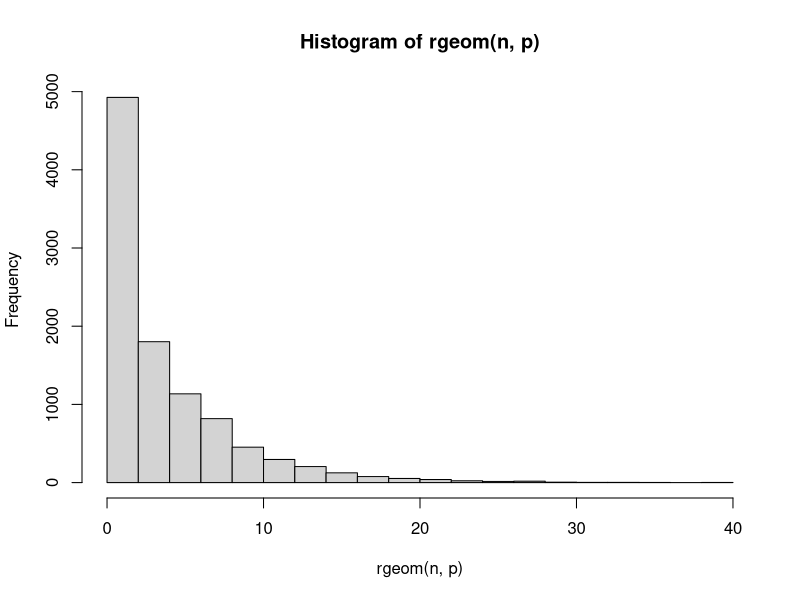
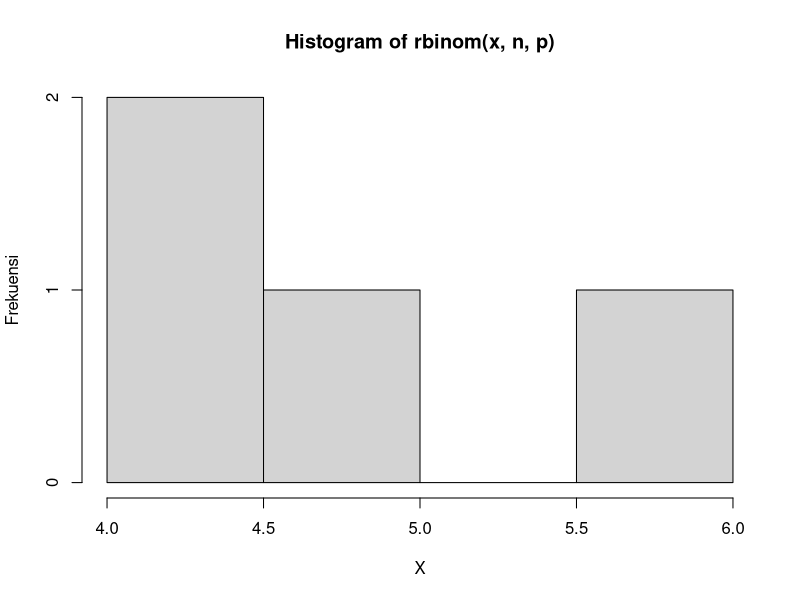
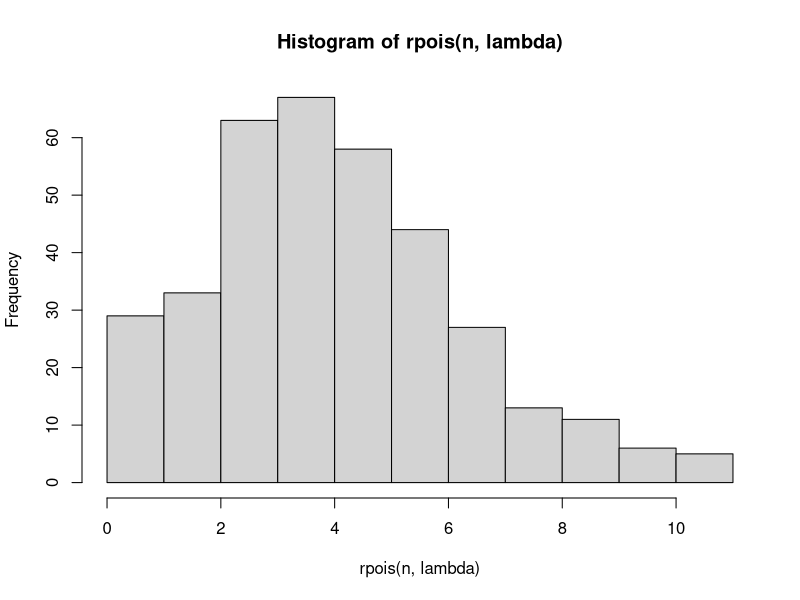
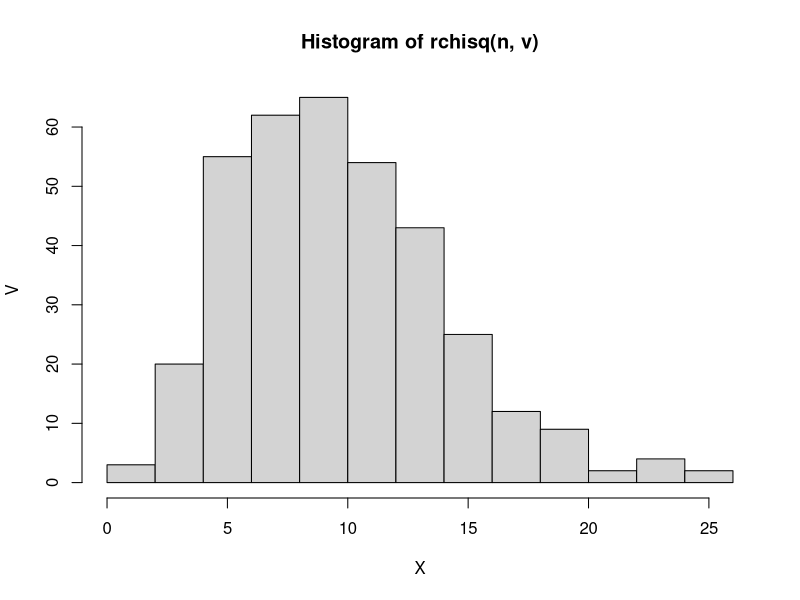
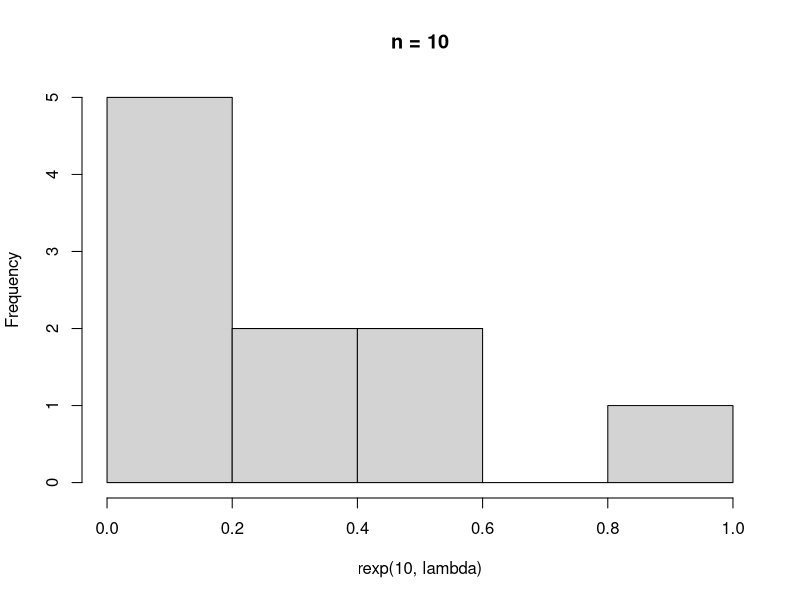
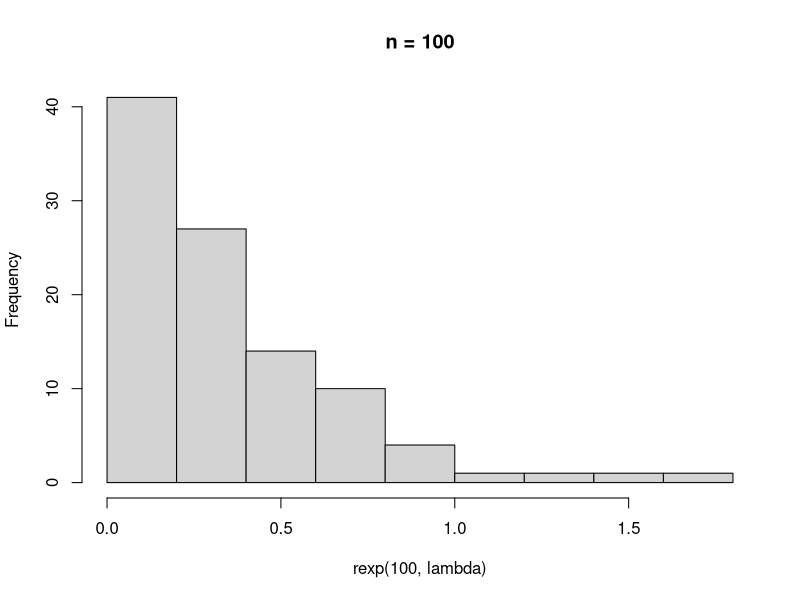
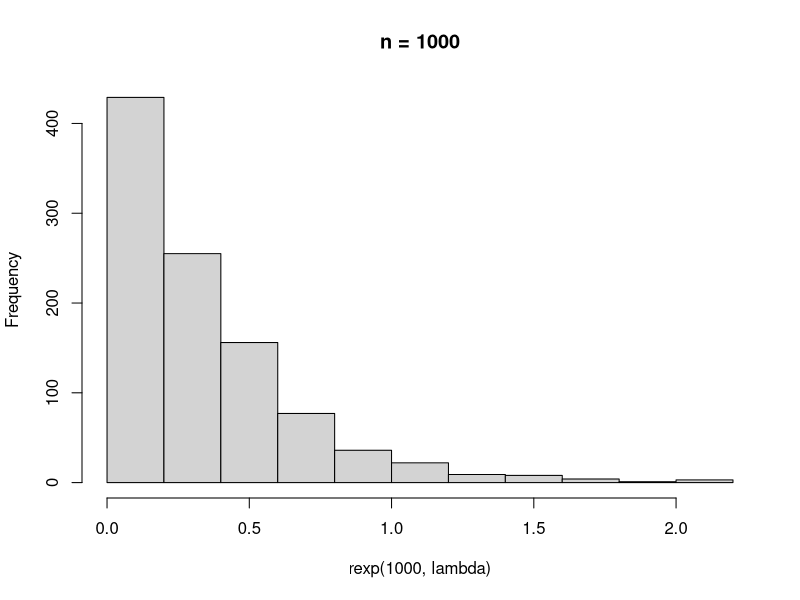
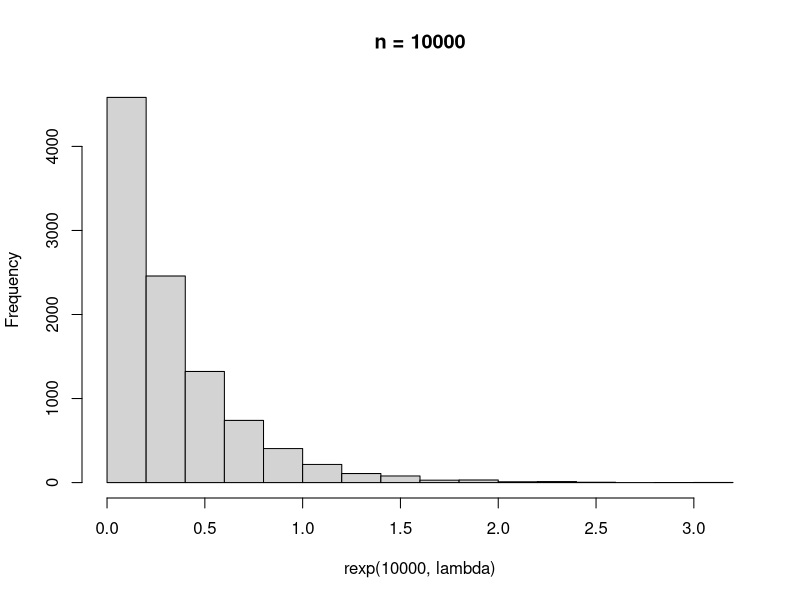

The R script that drew these images, in order:
# SOAL 1
# A
x <- 3
p <- 0.2
(P <- dgeom(x, p))

# B
n <- 10000
X <- 3
(randomGeometric <- rgeom(n, p) == X)
(mean(randomGeometric))

# C

# D
hist(rgeom(n, p))

# E
(mean <- 1/p)
(variance <- (1-p)/(p^2))

# SOAL 2
n <- 20
p <- 0.2

# A
x <- 4
(probability <- dbinom(x, n, p))

# B
hist(rbinom(x, n, p), xlab = "X", ylab = "Frekuensi")

# C
(mean <- n * p)
(variance <- n * p * (1 - (prob <- p)))

# SOAL 3
lambda <- 4.5

# A
x <- 6
(probability <- dpois(x, lambda))

# B
n <- 356
hist(rpois(n, lambda))

# C

# D
(mean <- variance <- lambda)

# SOAL 4
x <- 2
v <- 10

# A
(probability <- dchisq(x, 10))

# B
hist(rchisq(n, v), xlab = "X", ylab = "V")

# C
(mean <- v)
(variance <- 2*v)

# SOAL 5
lambda <- 3

set.seed(1)
rnorm(1)

# A
(probability <- dexp(1, lambda))

# B
hist(rexp(10, lambda), main = "n = 10")
hist(rexp(100, lambda), main = "n = 100")
hist(rexp(1000, lambda), main = "n = 1000")
hist(rexp(10000, lambda), main = "n = 10000")

# C
n <- 100
expDist <- rexp(n, lambda)
(mean <- mean(expDist))
(variance <- var(expDist))

# SOAL 6
n <- 100
mean <- 50
sd <- 8

set.seed(2)

# A
data <- rnorm(n, mean, sd)
summary(data)

(x1 = runif(1, min = min(data), max = mean))
(x2 = runif(1, min = mean, max = max(data)))

(probability1 <- pnorm(x1, mean, sd))
(probability2 <- pnorm(x2, mean, sd))

(probability <- probability2 - probability1)
plot(data)

# B
breaks <- 50
hist(data, breaks, main = "5025211162_Darren Prasetya_Probstat_A_DNhistogram")
(variance <- var(data))